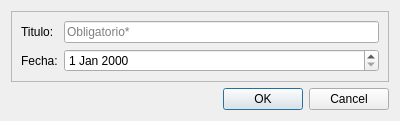
<?xml version="1.0" encoding="UTF-8"?>
<ui version="4.0">
 <class>DialogCrearPagina</class>
 <widget class="QDialog" name="DialogCrearPagina">
  <property name="geometry">
   <rect>
    <x>0</x>
    <y>0</y>
    <width>400</width>
    <height>118</height>
   </rect>
  </property>
  <property name="windowTitle">
   <string>Dialog</string>
  </property>
  <layout class="QVBoxLayout" name="verticalLayout">
   <item>
    <widget class="QFrame" name="frame">
     <property name="frameShape">
      <enum>QFrame::StyledPanel</enum>
     </property>
     <property name="frameShadow">
      <enum>QFrame::Raised</enum>
     </property>
     <layout class="QFormLayout" name="formLayout">
      <item row="0" column="0">
       <widget class="QLabel" name="lbl_tituloPagina">
        <property name="text">
         <string>Titulo:</string>
        </property>
       </widget>
      </item>
      <item row="1" column="0">
       <widget class="QLabel" name="lbl_fechaPagina">
        <property name="text">
         <string>Fecha:</string>
        </property>
       </widget>
      </item>
      <item row="0" column="1">
       <widget class="QLineEdit" name="le_tituloPagina">
        <property name="placeholderText">
         <string>Obligatorio*</string>
        </property>
       </widget>
      </item>
      <item row="1" column="1">
       <widget class="QDateEdit" name="de_fechaPagina"/>
      </item>
     </layout>
    </widget>
   </item>
   <item>
    <widget class="QDialogButtonBox" name="botones_crearPagina">
     <property name="orientation">
      <enum>Qt::Horizontal</enum>
     </property>
     <property name="standardButtons">
      <set>QDialogButtonBox::Cancel|QDialogButtonBox::Ok</set>
     </property>
    </widget>
   </item>
  </layout>
 </widget>
 <resources/>
 <connections>
  <connection>
   <sender>botones_crearPagina</sender>
   <signal>accepted()</signal>
   <receiver>DialogCrearPagina</receiver>
   <slot>accept()</slot>
   <hints>
    <hint type="sourcelabel">
     <x>248</x>
     <y>254</y>
    </hint>
    <hint type="destinationlabel">
     <x>157</x>
     <y>274</y>
    </hint>
   </hints>
  </connection>
  <connection>
   <sender>botones_crearPagina</sender>
   <signal>rejected()</signal>
   <receiver>DialogCrearPagina</receiver>
   <slot>reject()</slot>
   <hints>
    <hint type="sourcelabel">
     <x>316</x>
     <y>260</y>
    </hint>
    <hint type="destinationlabel">
     <x>286</x>
     <y>274</y>
    </hint>
   </hints>
  </connection>
 </connections>
</ui>
